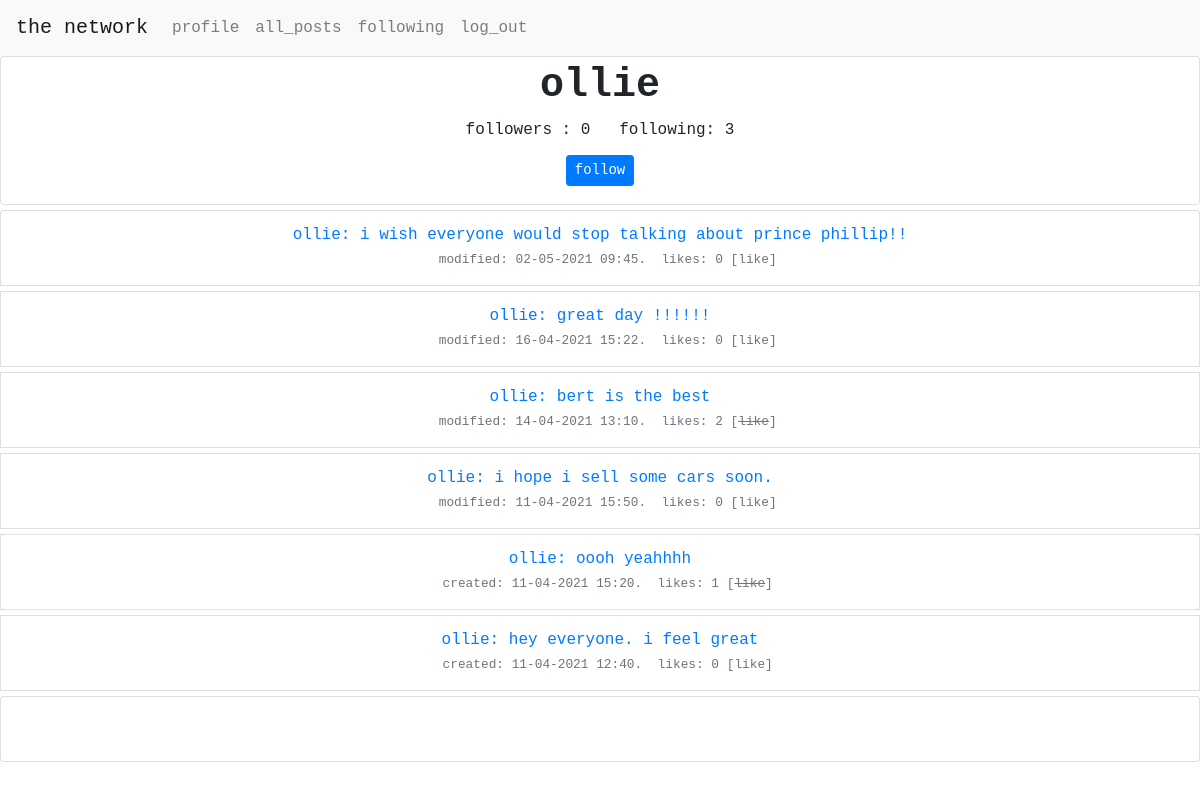
The page /profile/e74fc9009aaf42ddb557c6cfecdd869c/ (signed in) on the database its author committed.
### network/models.py (models this page shows, shortened)
class User(AbstractUser):
    id = models.UUIDField(
        primary_key=True,
        default=uuid.uuid4,
        editable=False
    )
    def __str__(self):
        return self.username
    def get_number_of_followers(self):
        return Follow.objects.filter(user_id=self.id).count()
    def get_number_of_other_users_followed(self):
        return Follow.objects.filter(follower_id=self.id).count()
    def get_liked_posts(self):
        post_ids = Like.objects.filter(related_user_id=self.id).values("post")
        return Post.objects.filter(id__in=post_ids)

class TimestampedBaseModel(models.Model):
    id = models.UUIDField(
        primary_key=True,
        default=uuid.uuid4,
        editable=False
    )
    created_at = models.DateTimeField(
        auto_now_add=True,
        editable=False,
        null=False
    )
    updated_at = models.DateTimeField(
        auto_now=True,
        editable=False,
        null=False
    )
    class Meta:
        abstract = True

class Post(TimestampedBaseModel):
    user = models.ForeignKey(
        'User',
        related_name='posts',
        verbose_name='User',
        on_delete=models.CASCADE
    )
    content = models.TextField(
        max_length=500
    )
    class Meta:
        ordering = ['-created_at']
        verbose_name_plural = "Posts"
        indexes = [
            models.Index(fields=['user']),
            models.Index(fields=['-created_at']),
        ]
    def get_number_of_likes(self):
        return Like.objects.filter(post_id=self.id).count()
    def created_or_modified(self):
        created = self.created_at.strftime('%d-%m-%Y %H:%M')
        updated = self.updated_at.strftime('%d-%m-%Y %H:%M')
        if created != updated:
            return f"modified: {updated}"
        else:
            return f" created: {created}"

### network/views.py (the view)
# urls.py: path("profile/<str:user_id>/", views.profile, name="profile"),
def profile(request, user_id):
    if Follow.objects.filter(user_id=user_id, follower=request.user.id):
        style = "text-decoration:line-through"
    else:
        style = ""
    liked_posts = users_liked_posts(request)
    post_list = Post.objects.filter(user_id=user_id)
    posts = paginate(request, post_list)
    return render(request, "network/profile.html",
                  {"style": style, "posts": posts, "viewed_user": User.objects.get(id=user_id),
                   "liked_posts": liked_posts})

### network/utils.py (called while the page is built)
def paginate(request, post_list):
    page = request.GET.get('page', 1)
    """ split posts into  sets of 10"""
    paginator = Paginator(post_list, 10)
    """ set which posts to display """
    try:
        posts = paginator.page(page)
    except PageNotAnInteger:
        """ set page 1 if request is not specific """
        posts = paginator.page(1)
    except EmptyPage:
        """  display final posts if empty page is requested """
        posts = paginator.page(paginator.num_pages)
    return posts

def users_liked_posts(request):
    liked_posts = ""
    if request.user.is_authenticated:
        liked_posts = request.user.get_liked_posts()
    return liked_posts

### network/templates/network/profile.html (shortened to what this page needs)
{% extends "network/layout.html" %}
{% block body %}
    <div class="row" id="profile header">
        <div class="col">
            <div class="card" style="padding-top: 5px;padding-bottom: 5px;">
                <h1 class="text-monospace text-center" style="margin-left: 15px;margin-right: 15px;">
                    {% if user != viewed_user %}
                        <strong>{{ viewed_user.username }}</strong>{% else %}
                        <strong>{{ viewed_user.username }}</strong>{% endif %}</h1>
                <div class="card-body text-center" style="padding-bottom: 0px;padding-top: 0px;">
                    <p class="text-monospace text-center card-text" style="margin-bottom: 13px;">followers
                        : <span id="number_of_followers">{{ viewed_user.get_number_of_followers }}</span>&nbsp;
                        &nbsp;following: {{ viewed_user.get_number_of_other_users_followed }}</p>
                    {% if user.is_authenticated %}
                        {% if user != viewed_user %}
                            {% load static %}
                            <button class="btn btn-primary btn-sm text-monospace" id="follow_button" type="button"
                                    data-user="{{ viewed_user.id }}" data-follower="{{ user.id }}"
                                    style="margin-bottom: 13px;"><span id="follow_strike"
                                                                       style={{ style }}>follow</span>
                            </button>
                        {% endif %}
                    {% endif %}
                </div>
            </div>
        </div>
    </div>
    {% include 'network/posts.html' %}
    {% load static %}
{% endblock %}

### network/templates/network/posts.html (shortened to what this page needs)
<ul class="list-group">
    {% for post in posts %}
        <li class="list-group-item" style="margin-top:5px;">
            <div class="media">
                <div class="media-body">
                    <div class="media" style="overflow:visible;">
                        <div class="media-body" style="overflow:visible;">
                            <div class="row">
                                <div class="col-md-12 text-monospace text-primary text-center">
                                    <p class="text-monospace text-center" style="margin-bottom: 2px;"">
                                    <span class="content-box" id="content-box-{{ post.id }}">
<a href="/profile/{{ post.user_id }}">{{ post.user }}<a>: <span id="content_{{ post.id }}">{{ post.content }}</span>
                                    </span>
                                    <br><small class="text-muted"> &nbsp; <span
                                        id="created_updated{{ post.id }}">{{ post.created_or_modified }}</span>.&nbsp;
                                    likes:
                                    <span id="like_number_{{ post.id }}">{{ post.get_number_of_likes }} </span>
                                    {% if user.is_authenticated %}
                                        {% if user.id == post.user_id %}
                                            <span class="edit_button" id="edit_button{{ post.id }}"
                                                  data-post="{{ post.id }}" data-user="{{ user.id }}">[edit]
                                                    </span>
                                            <span style="display: none;" class="cancel_button"
                                                  id="cancel_button{{ post.id }}" data-post="{{ post.id }}"
                                                  data-user="{{ user.id }}">[cancel]</span>
                                            <span style="display: none;" class="submit_button"
                                                  id="submit_button{{ post.id }}" data-post="{{ post.id }}"
                                                  data-user="{{ user.id }}">[submit]</span>
                                        {% else %}
                                            <span class="like_button" id="like_text_{{ post.id }}"
                                                  data-post="{{ post.id }}" data-user="{{ user.id }}">
                                                    {% if post in liked_posts %}
                                                        [<strike>like</strike>]
                                                    {% else %}
                                                        [like]
                                                        </span>
                                                    {% endif %}
                                        {% endif %}
                                    {% endif %}
                                </small></p>
                                </div>
                            </div>
                        </div>
                    </div>
                </div>
            </div>
        </li>
    {% endfor %}
</ul>
<ul class="list-group">
    <li class="list-group-item" style="margin-top:5px;">
        <div class="media">
            <div class="media-body">
                <div class="media" style="overflow:visible;">
                    <div class="media-body" style="overflow:visible;">
                        <div class="row">
                            <div class="col-md-12 text-monospace">
                                <p class="text-monospace text-center">
                                    <br></p>
                            </div>
                        </div>
                    </div>
                </div>
            </div>
        </div>
    </li>
</ul>

### network/static/network/styles.css (style rules this page uses)
p { text-transform: lowercase; }

### rows shown on the page
User: username "ollie", get_number_of_followers "0", get_number_of_other_users_followed "3"
Post: user "ollie", content "i wish everyone would stop talking about prince phillip!!", created_or_modified "modified: 02-05-2021 09:45", get_number_of_likes "0", shows "[like]"
Post: user "ollie", content "great day !!!!!!", created_or_modified "modified: 16-04-2021 15:22", get_number_of_likes "0", shows "[like]"
Post: user "ollie", content "bert is the best", created_or_modified "modified: 14-04-2021 13:10", get_number_of_likes "2"
Post: user "ollie", content "i hope i sell some cars soon.", created_or_modified "modified: 11-04-2021 15:50", get_number_of_likes "0", shows "[like]"
Post: user "ollie", content "oooh yeahhhh", created_or_modified "created: 11-04-2021 15:20", get_number_of_likes "1"
Post: user "ollie", content "hey everyone. i feel great", created_or_modified "created: 11-04-2021 12:40", get_number_of_likes "0", shows "[like]"
